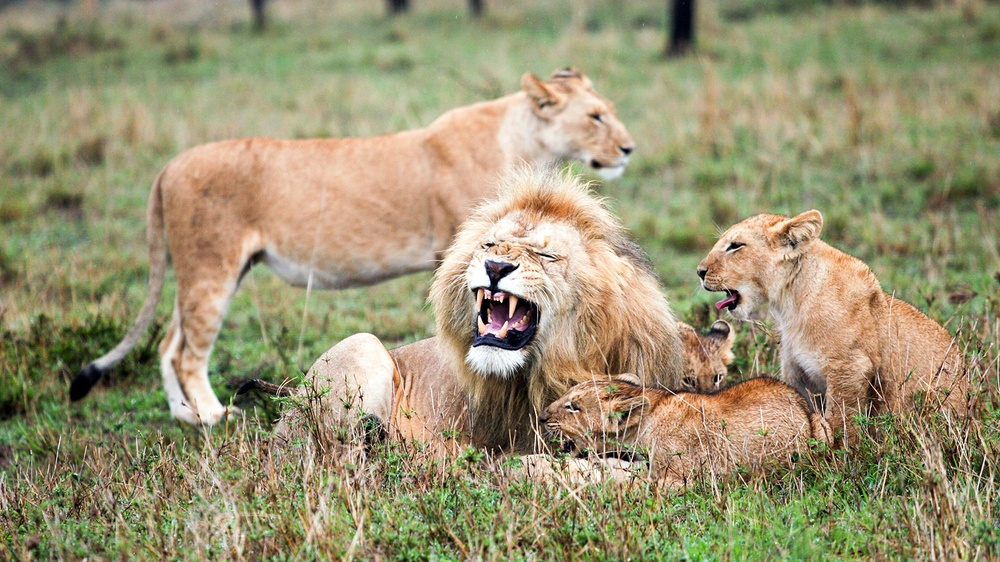
//> input picture OpenCV-tutorials/build/lion.jpg, 1000 x 562 px, shrunk from 1600 x 900 before the run, given in place of sheep02_preview.mp4, which was not available
$ ./cv-contours   (built with g++ and OpenCV 4)
//> lines starting //> are read from the running program, lines starting //| are printed output that depends on the picture; after the words box and inside, x2 and y2 are one past the last pixel; in counts of white or black regions, pixels touching at a corner belong together; pictures that were not available may be replaced by others from this repository, and a replacement may not be noted
#include <opencv2/highgui.hpp>
#include <opencv2/imgproc.hpp>
#include <iostream>
#include <cmath>

int main(int argc, char** argv)
{
	cv::VideoCapture input ("Images/sheep02_preview.mp4");

	cv::Mat img, img_gray, img_edges;
	for(;;)
	{
		if(!input.read(img))
			break;
//> img is the input picture: 562 rows x 1000 cols, CV_8UC3; mean B, G, R 114.1, 147.3, 154.6
		cv::cvtColor(img, img_gray, CV_BGR2GRAY);
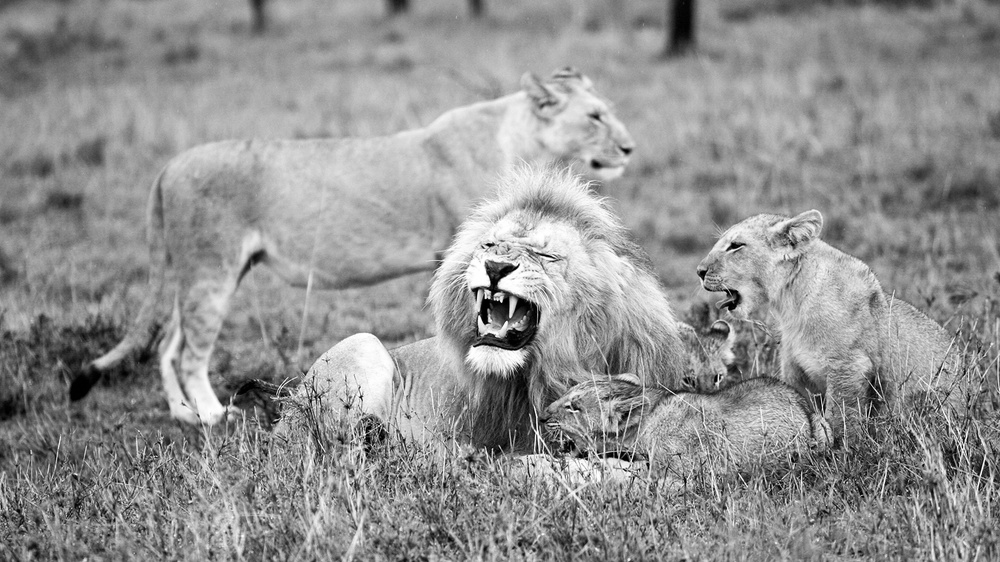
//> img_gray: 562 rows x 1000 cols, CV_8UC1; min 0, max 255, mean 145.7
		cv::Canny(img_gray, img_edges, 100, 200);
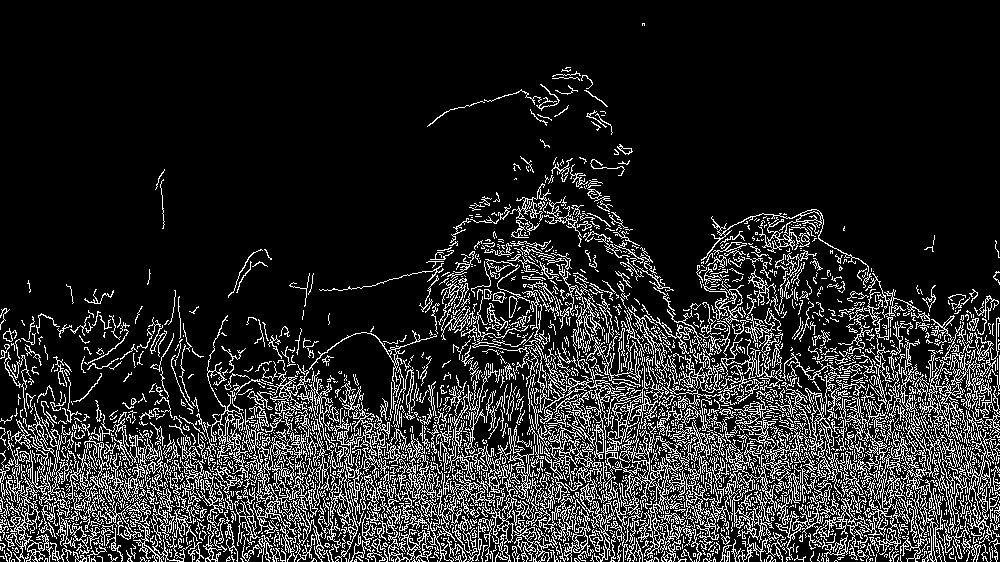
//> img_edges: 562 rows x 1000 cols, CV_8UC1; 15.2% white in thin lines or dots

		std::vector<cv::Vec4i> lines;
		cv::HoughLinesP(img_edges, lines, 1, CV_PI/180, 50, 25, 2);
//> lines = 197 lines (x1, y1, x2, y2), first 8: [242, 466, 267, 464], [116, 498, 162, 500], [30, 477, 70, 479], [967, 375, 993, 371], [592, 498, 633, 495], [557, 478, 590, 475], [43, 493, 74, 490], [945, 450, 970, 447]

		for(size_t i=0; i<lines.size(); i++)
		{
			cv::Vec4i l = lines[i];
			cv::line(img,
					cv::Point(l[0],l[1]),
					cv::Point(l[2],l[3]),
				cv::Scalar(0,255,255),
				3);
		}
//> this loop made 197 passes
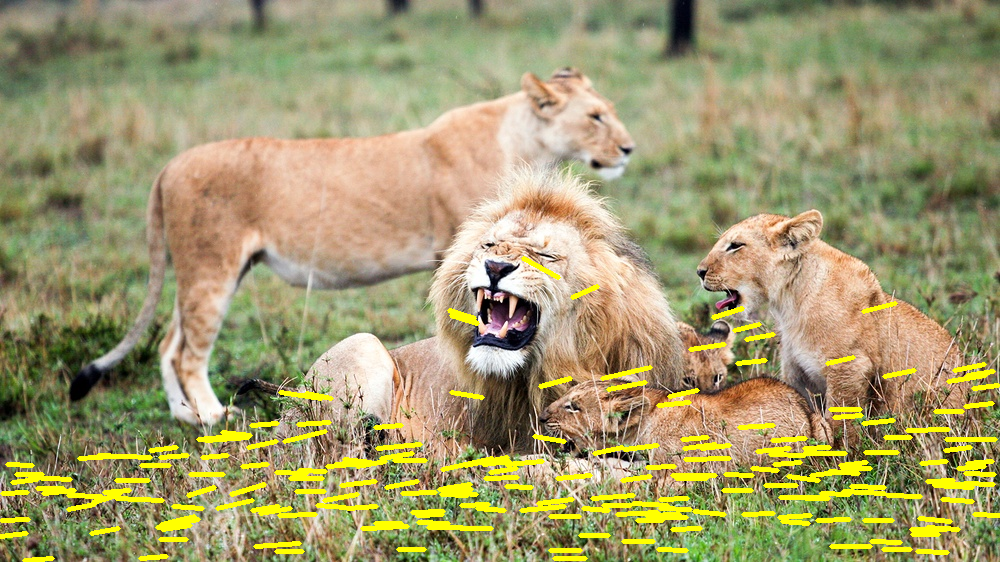
//> img: 562 rows x 1000 cols, CV_8UC3; 5.47% of pixels changed, all inside (x1, y1, x2, y2) = (0, 256, 1000, 562)

		cv::GaussianBlur(img_gray, img_gray, cv::Size(9,9),2,2);
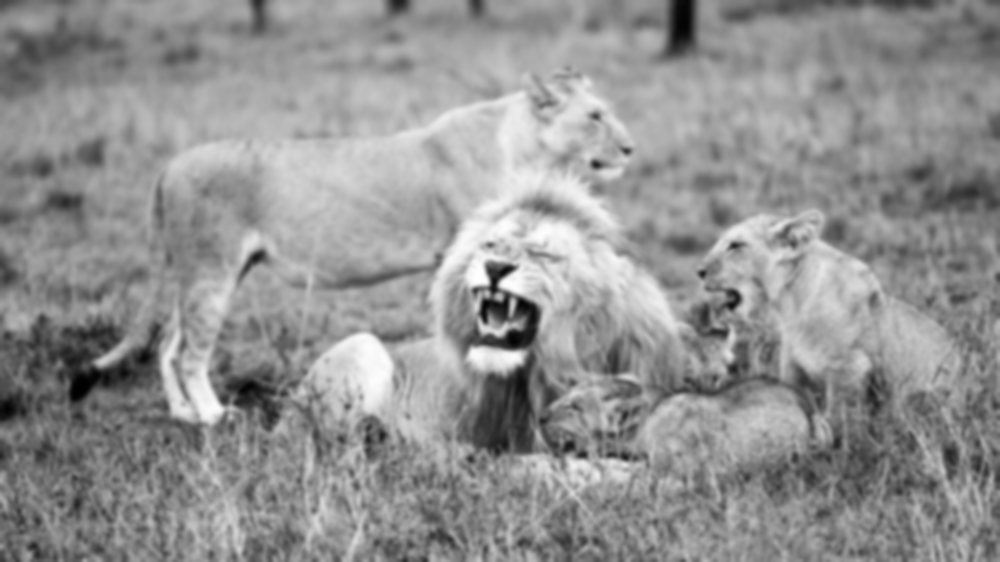
//> img_gray: 562 rows x 1000 cols, CV_8UC1; min 0, max 254, mean 145.7

		std::vector<cv::Vec3f> circles;

// [11 lines of commented-out code are left out]
		cv:: HoughCircles(img_gray, circles, CV_HOUGH_GRADIENT,
                 2, img_gray.rows/4, 200, 100 );
//> circles = empty
    for( size_t i = 0; i < circles.size(); i++ )
    {
	    cv::Point center(cvRound(circles[i][0]), cvRound(circles[i][1]));
         int radius = cvRound(circles[i][2]);
         // draw the circle center
	 cv::circle( img, center, 3, cv::Scalar(0,255,0), -1, 8, 0 );
         // draw the circle outline
	 cv::circle( img, center, radius, cv::Scalar(0,0,255), 3, 8, 0 );
    }
//> this loop made 0 passes

		cv::imshow("img",img);
		char c = cv::waitKey(1);
//> the Esc key is pressed

		if(c==27)
			break;
	}

	return 0;
}
